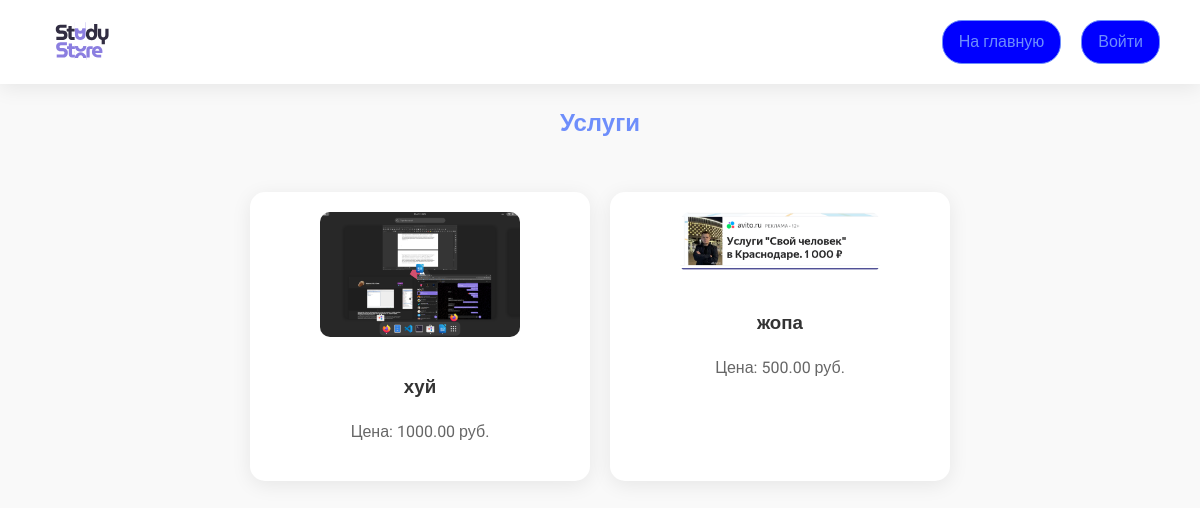
The page / on the database its author committed.
### app/models.py (models this page shows)
class Service(models.Model):
    author = models.ForeignKey(User, on_delete=models.CASCADE)
    title = models.CharField(max_length=200)
    description = models.TextField()
    price = models.DecimalField(max_digits=10, decimal_places=2)
    image = models.ImageField(upload_to='services/')
    created_at = models.DateTimeField(auto_now_add=True)

### app/views.py (the view)
# urls.py: Function vie    path('', views.index, name='home'),
def index(request):
    services = Service.objects.all().order_by('-created_at')
    return render(request, 'index.html', {'services': services})

### app/templates/index.html (shortened to what this page needs)
{% load static %}
<!DOCTYPE html>
<html lang="ru">
<head>
    <link rel="stylesheet" href="{% static 'css/index.css' %}">
</head>
<body>
    <header class="profile-header">
        <img src="{% static 'images/logotype.svg' %}" alt="Study Size" class="logo">
        <div class="header-actions">
            <a href="/" class="home-link">На главную</a>
            {% if user.is_authenticated %}
                <a href="/profile/" class="home-link">Профиль</a>
                {% if user.profile.role == 'executor' %}
                    <a href="/create-service/" class="home-link">Создать услугу</a>
                {% endif %}
                <a href="/logout/" class="logout-btn">Выйти</a>
            {% else %}
                <a href="/login/" class="logout-btn">Войти</a>
            {% endif %}
        </div>
    </header>
    <main>
        <section class="services-section">
            <h1>Услуги</h1>
            <div class="services-container">
                {% for service in services %}
                    <div class="service">
                        <a href="/service/{{ service.id }}/">
                            <img src="{{ service.image.url }}" alt="{{ service.title }}" width="200">
                            <h3>{{ service.title }}</h3>
                            <p>Цена: {{ service.price }} руб.</p>
                        </a>
                    </div>
                {% endfor %}
            </div>
        </section>
    </main>
</body>
</html>

### app/static/css/index.css (style rules this page uses)
:root { --primary-color: #6e8efb; --secondary-color: #a777e3; --text-color: #333; --light-bg: #f9f9f9; --card-bg: #ffffff; --shadow: 0 4px 20px rgba(0, 0, 0, 0.08); }
body { font-family: 'Roboto', sans-serif; background-color: var(--light-bg); color: var(--text-color); line-height: 1.6; margin: 0; padding: 0; }
.profile-header { display: flex; justify-content: space-between; align-items: center; padding: 20px 40px; background: white; box-shadow: var(--shadow); position: relative; z-index: 10; }
.logo { height: 40px; transition: transform 0.3s ease; }
.header-actions { display: flex; gap: 20px; }
.home-link, .logout-btn { color: var(--primary-color); text-decoration: none; padding: 8px 16px; border-radius: 20px; transition: all 0.3s ease; background: blue; border: 1px solid var(--primary-color); }
h1 { color: var(--primary-color); text-align: center; margin-top: 20px; }
p { text-align: center; }
a { color: var(--primary-color); text-decoration: none; transition: color 0.3s ease; }
.services-container { display: flex; flex-wrap: wrap; justify-content: center; padding: 20px; }
.service { background: var(--card-bg); border-radius: 15px; padding: 20px; margin: 10px; box-shadow: var(--shadow); width: 300px; text-align: center; transition: transform 0.3s ease; }
.service img { max-width: 100%; height: auto; border-radius: 10px; margin-bottom: 10px; }
.service h3 { color: var(--text-color); margin-bottom: 10px; }
.service p { color: #666; }

### rows shown on the page
Service: image (picture), title "хуй", price "1000.00"
Service: image (picture), title "жопа", price "500.00"
